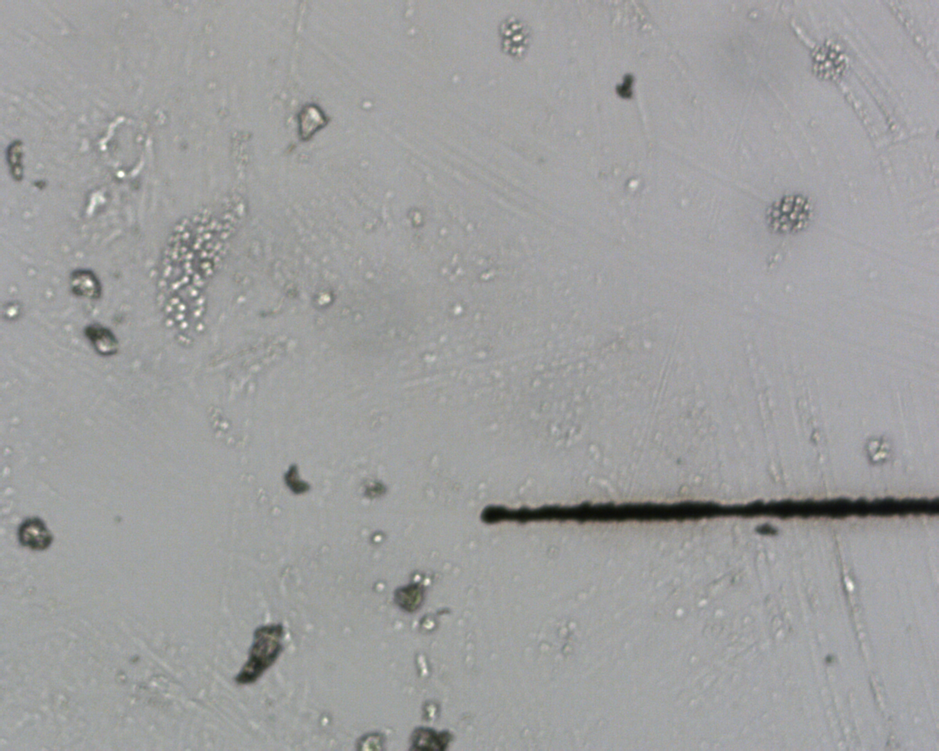
#> input picture phototest 1/phototest 1/laser_line_X20_Y-2905_20260203_204837.png, 939 x 751 px, shrunk from 1280 x 1024 before the run; its folder holds only this picture in this run
$ python process_test.py
#> lines starting #> are read from the running program, lines starting #| are printed output that depends on the picture; after the words box and inside, x2 and y2 are one past the last pixel; in counts of white or black regions, pixels touching at a corner belong together
import cv2
import numpy as np
import os
import re
import csv
from pathlib import Path


def get_subpixel_peak(grad_array, idx):
    if idx <= 0 or idx >= len(grad_array) - 1:
        return idx
    y1, y2, y3 = grad_array[idx-1], grad_array[idx], grad_array[idx+1]
    denom = 2 * (y1 - 2*y2 + y3)
    if abs(denom) < 1e-6: return idx
    return idx + (y1 - y3) / denom

def process_single_image(img_path, debug=False):
#> called with debug = False
    img = cv2.imread(str(img_path), cv2.IMREAD_GRAYSCALE)
    if img is None: return None, None

    # --- 改进1：使用自适应二值化 ---
    # 激光条纹背景可能明暗不均，自适应阈值能更好处理“靠边”的线条
    denoised = cv2.medianBlur(img, 7)
    thresh = cv2.adaptiveThreshold(denoised, 255, cv2.ADAPTIVE_THRESH_GAUSSIAN_C,
                                   cv2.THRESH_BINARY_INV, 21, 10)
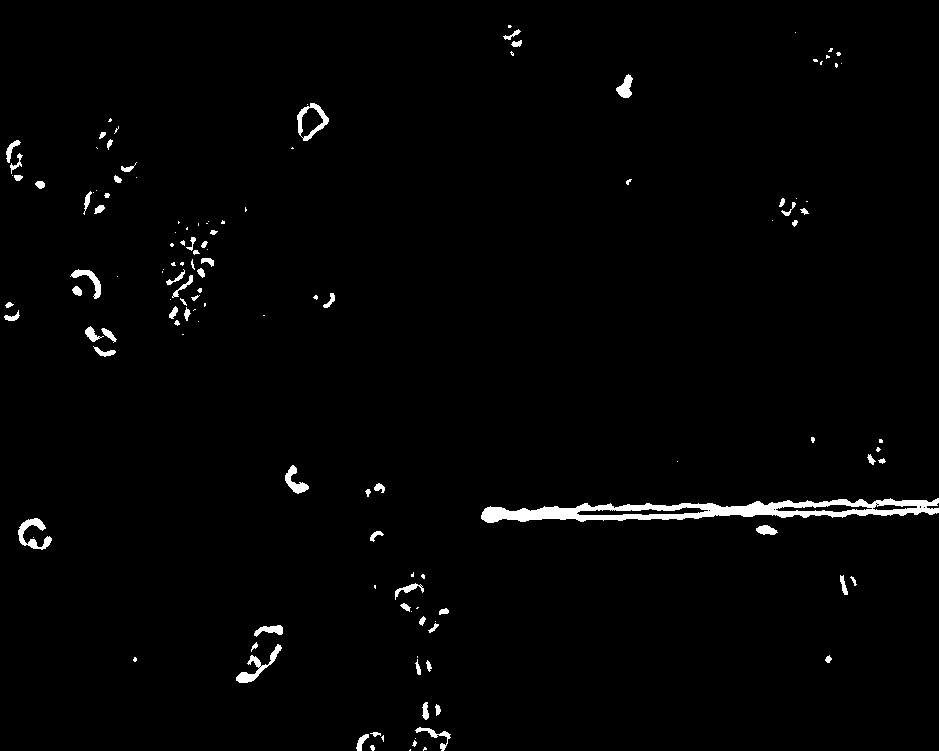
#> thresh: shape (751, 939); 1.6% white; 134 white regions (64 under 20 px)

    # --- 改进2：基于“长宽比”而非绝对像素筛选 ---
    contours, _ = cv2.findContours(thresh, cv2.RETR_EXTERNAL, cv2.CHAIN_APPROX_SIMPLE)
#> contours = 134 contours, 79 with area under 20; largest, box (x1, y1, x2, y2) and area: (481, 498, 939, 523) 5676, (297, 103, 329, 141) 738, (236, 644, 282, 683) 362, (18, 518, 52, 550) 360, (285, 465, 309, 494) 244
    valid_candidates = []
    for cnt in contours:
        x, y, w, h = cv2.boundingRect(cnt)
        aspect_ratio = w / float(h)
        # 线条应该是横向很长的，长宽比通常大于 5
        if w > 50 and aspect_ratio > 3:
            valid_candidates.append((cnt, x, y, w, h))
#> this loop made 134 passes
#> (x, y, w, h, aspect_ratio) on passes 2 to 9: (423, 747, 4, 4, 1), (370, 745, 5, 6, 0.833), (412, 740, 5, 7, 0.714), (415, 738, 1, 1, 1), (381, 735, 3, 7, 0.429), (356, 734, 13, 17, 0.765), (370, 732, 11, 5, 2.2), (415, 727, 36, 24, 1.5)
#> after the loop, valid_candidates = 1 item

    if not valid_candidates: return None, None

    # 取最长的那条线
    main_cnt, x, y, w, h = max(valid_candidates, key=lambda b: b[3])
#> main_cnt = contour of 380 points, box (x1, y1, x2, y2) (481, 498, 939, 523), area 5676; x = 481; y = 498; w = 458; h = 25

    # --- 改进3：拓宽 Y 轴剖面搜索范围 ---
    widths = []
    blurred = cv2.GaussianBlur(img, (5, 5), 0).astype(float)

    # 增加边缘裕度，防止倾斜导致采样点漏掉边缘
    margin = 30
    for cur_x in range(x + 10, x + w - 10, 10):
        y_s, y_e = max(0, y - margin), min(img.shape[0], y + h + margin)
        profile = blurred[y_s:y_e, cur_x]

        if len(profile) < 10: continue
        grad = np.diff(profile)
        idx_t, idx_b = np.argmin(grad), np.argmax(grad)

        if idx_b > idx_t:
            # 亚像素插值
            sub_t = get_subpixel_peak(grad, idx_t)
            sub_b = get_subpixel_peak(grad, idx_b)
            width = sub_b - sub_t
            # 放宽宽度限制
            if 2 < width < 300:
                widths.append(width)
#> this loop made 44 passes
#> (idx_t, idx_b, sub_t, sub_b) on passes 1 to 8: (37, 54, 36.83, 54.5), (37, 52, 37, 52), (39, 52, 39.5, 51.9), (38, 54, 38.5, 53.83), (40, 52, 39.83, 52.25), (37, 52, 37.5, 51.83), (36, 52, 36.3, 51.7), (38, 53, 37.9, 52.75)

    if len(widths) < 3: return None, None # 降低最少采样点要求
    return np.mean(widths), np.std(widths)


'''
def get_subpixel_peak(grad_array, idx):
    """
    抛物线插值实现亚像素边缘定位
    y = ax^2 + bx + c
    """
    if idx <= 0 or idx >= len(grad_array) - 1:
        return idx
    y1, y2, y3 = grad_array[idx-1], grad_array[idx], grad_array[idx+1]

    # 分母：2 * (y1 - 2*y2 + y3)
    denom = 2 * (y1 - 2*y2 + y3)
    if abs(denom) < 1e-6:
        return idx

    # 顶点偏移量计算
    return idx + (y1 - y3) / denom

def process_single_image(img_path):
    """
    核心算法：通过轮廓锁定条纹区域，并在区域内进行亚像素线宽测量
    """
    # 1. 读取图像
    img = cv2.imread(str(img_path), cv2.IMREAD_GRAYSCALE)
    if img is None:
        return None, None

    # 2. 预处理：去除背景杂质
    # 使用中值滤波有效剔除细小的激光飞溅黑点，而不模糊条纹边缘
    denoised = cv2.medianBlur(img, 5)

    # 3. 定位条纹区域 (ROI)
    # 使用大津法(OTSU)自动二值化，寻找黑色条纹
    _, thresh = cv2.threshold(denoised, 0, 255, cv2.THRESH_BINARY_INV + cv2.THRESH_OTSU)

    # 寻找轮廓
    contours, _ = cv2.findContours(thresh, cv2.RETR_EXTERNAL, cv2.CHAIN_APPROX_SIMPLE)
    if not contours:
        return None, None

    # 筛选面积最大的轮廓（即条纹本体）
    main_contour = max(contours, key=cv2.contourArea)
    x, y, w, h = cv2.boundingRect(main_contour)

    # 过滤：如果检测到的物体太小（如只是个杂质），则跳过
    if w < 50 or h < 5:
        return None, None

    # 4. 精细测量
    widths = []
    # 预平滑用于梯度计算（减少单像素噪声）
    blurred = cv2.GaussianBlur(img, (5, 5), 0).astype(float)

    # 在条纹占据的 X 范围内采样，避开两端 10% 的边缘畸变区
    sample_start_x = x + int(w * 0.1)
    sample_end_x = x + int(w * 0.9)

    # 遍历采样列
    for cur_x in range(sample_start_x, sample_end_x, 5):
        # 提取当前列的 Y 方向剖面，高度适当延伸以覆盖边缘
        roi_y_up = max(0, y - 15)
        roi_y_down = min(img.shape[0], y + h + 15)
        profile = blurred[roi_y_up:roi_y_down, cur_x]

        # 计算一阶梯度 (寻找亮度变化最剧烈的地方)
        gradient = np.diff(profile)

        # 上边缘：由白变黑（梯度最小值/负向峰值）
        idx_top = np.argmin(gradient)
        # 下边缘：由黑变白（梯度最大值/正向峰值）
        idx_bottom = np.argmax(gradient)

        # 逻辑检查：上边缘必须在下边缘之上
        if idx_bottom > idx_top:
            # 亚像素修正
            sub_top = get_subpixel_peak(gradient, idx_top)
            sub_bottom = get_subpixel_peak(gradient, idx_bottom)

            line_width = sub_bottom - sub_top

            # 这里的阈值根据您的实际条纹宽度调整（通常在5-150像素之间）
            if 5 < line_width < 200:
                widths.append(line_width)

    # 5. 结果返回
    if len(widths) < 5:
        return None, None

    return np.mean(widths), np.std(widths)
'''
def batch_process(folder_path, output_csv):
    """
    批量处理逻辑
    """
    pattern = re.compile(r'X(-?\d+)')
    results = []
    image_extensions = ('.jpg', '.png', '.bmp', '.tif', '.jpeg')

    folder = Path(folder_path)
    files = [f for f in folder.iterdir() if f.suffix.lower() in image_extensions]

    print(f"--- 开始处理 ---")
    print(f"目标目录: {folder_path}")
    print(f"发现图片: {len(files)} 张")

    for file_path in files:
        fname = file_path.name
        match = pattern.search(fname)
        x_velocity = match.group(1) if match else "Unknown"

        avg_w, std_w = process_single_image(file_path)

        if avg_w is not None:
            results.append({
                'filename': fname,
                'x_velocity': x_velocity,
                'avg_width_px': round(avg_w, 4),
                'std_dev_px': round(std_w, 4)
            })
            print(f"[成功] {fname} -> 宽度: {avg_w:.2f} px")
#| [成功] laser_line_X20_Y-2905_20260203_204837.png -> 宽度: 16.24 px
        else:
            print(f"[跳过] {fname} (无法识别有效条纹)")

    # 写入 CSV
    if results:
        keys = ['filename', 'x_velocity', 'avg_width_px', 'std_dev_px']
        with open(output_csv, 'w', newline='', encoding='utf-8') as f:
            dict_writer = csv.DictWriter(f, fieldnames=keys)
            dict_writer.writeheader()
            dict_writer.writerows(results)
        print(f"\n--- 处理完毕 ---\n结果已保存至: {output_csv}")
    else:
        print("\n未发现有效数据，未生成CSV。")

# --- 执行入口 ---
if __name__ == "__main__":
    # 配置您的路径
    # 建议使用 r'' 原始字符串防止路径转义错误
    input_folder = r'D:\\ccd\\phototest 1\\phototest 1'
    output_name = 'laser_analysis_results.csv'

    if not os.path.exists(input_folder):
        print(f"错误: 找不到文件夹 {input_folder}")
    else:
        batch_process(input_folder, output_name)

$ run again, on phototest 1/phototest 1/laser_line_X24_Y-2905_20260203_205058.png
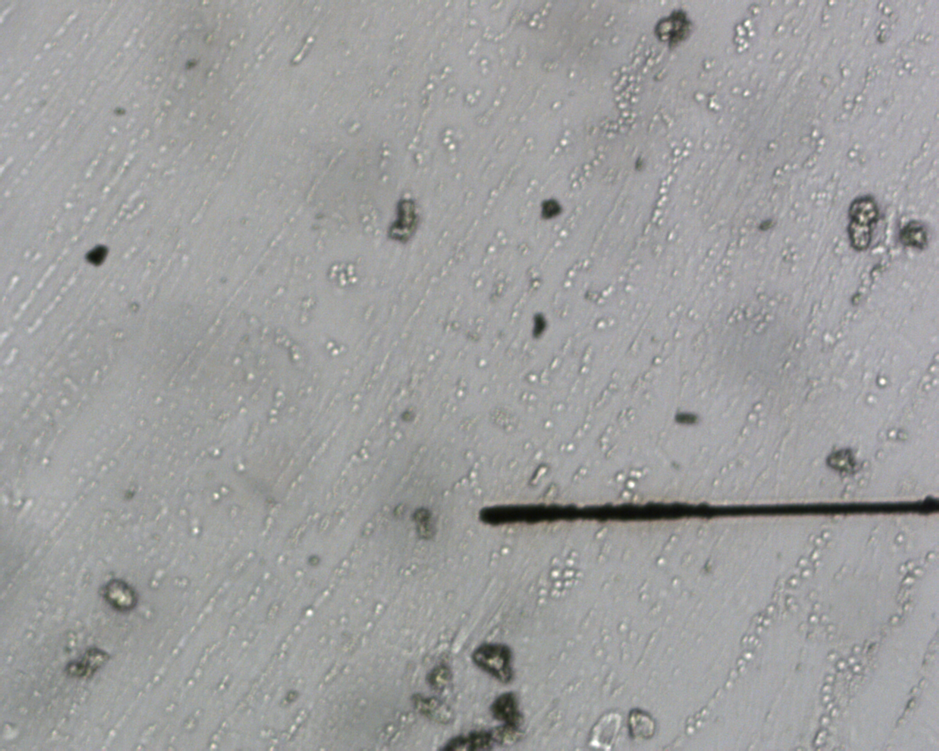
#> input picture phototest 1/phototest 1/laser_line_X24_Y-2905_20260203_205058.png, 939 x 751 px, shrunk from 1280 x 1024 before the run
#> in process_single_image, `thresh = cv2.adaptiveThreshold(denoised, 255, cv2.ADAPTIVE_THRESH_GAUS..`:
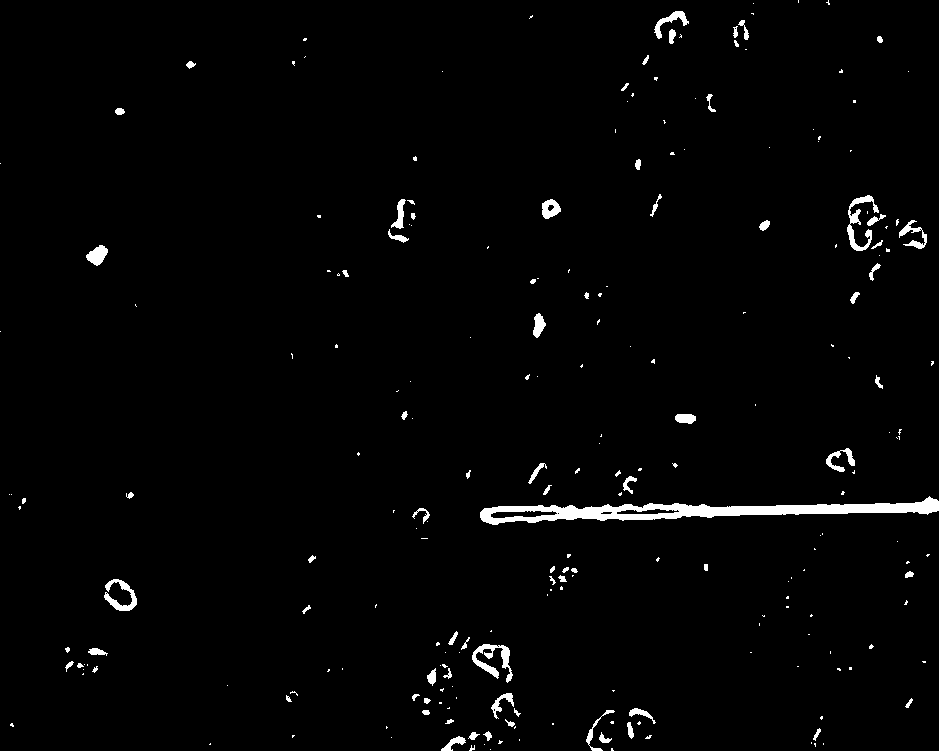
#> thresh: shape (751, 939); 1.8% white; 234 white regions (154 under 20 px)
#> contours = 234 contours, 175 with area under 20; largest, box (x1, y1, x2, y2) and area: (480, 496, 939, 525) 5002, (472, 644, 513, 683) 466, (847, 195, 879, 251) 425, (104, 579, 137, 611) 344, (86, 245, 108, 266) 254
#> the loop in process_single_image, `for cnt in contours:` made 234 passes
#> (x, y, w, h, aspect_ratio) on passes 1 to 3: (490, 749, 1, 1, 1), (611, 748, 3, 3, 1), (469, 745, 6, 6, 1)
#> after the loop in process_single_image, `for cnt in contours:`: valid_candidates = 1 item
#> main_cnt = contour of 237 points, box (x1, y1, x2, y2) (480, 496, 939, 525), area 5002
#> the loop in process_single_image, `for cur_x in range(x + 10, x + w - 10, 10):` made 44 passes
#> (idx_t, idx_b, sub_t, sub_b) on passes 1 to 8: (40, 57, 39.9, 57.21), (38, 58, 38.33, 57.7), (38, 56, 37.7, 56.17), (38, 55, 37.9, 55), (37, 57, 37.3, 56.9), (37, 55, 36.83, 55.1), (38, 55, 37.9, 55.25), (38, 53, 38.5, 53.1)
#| [成功] laser_line_X24_Y-2905_20260203_205058.png -> 宽度: 13.70 px

$ run again, on phototest 1/phototest 1/laser_line_X25_Y-2905_20260203_205131.png
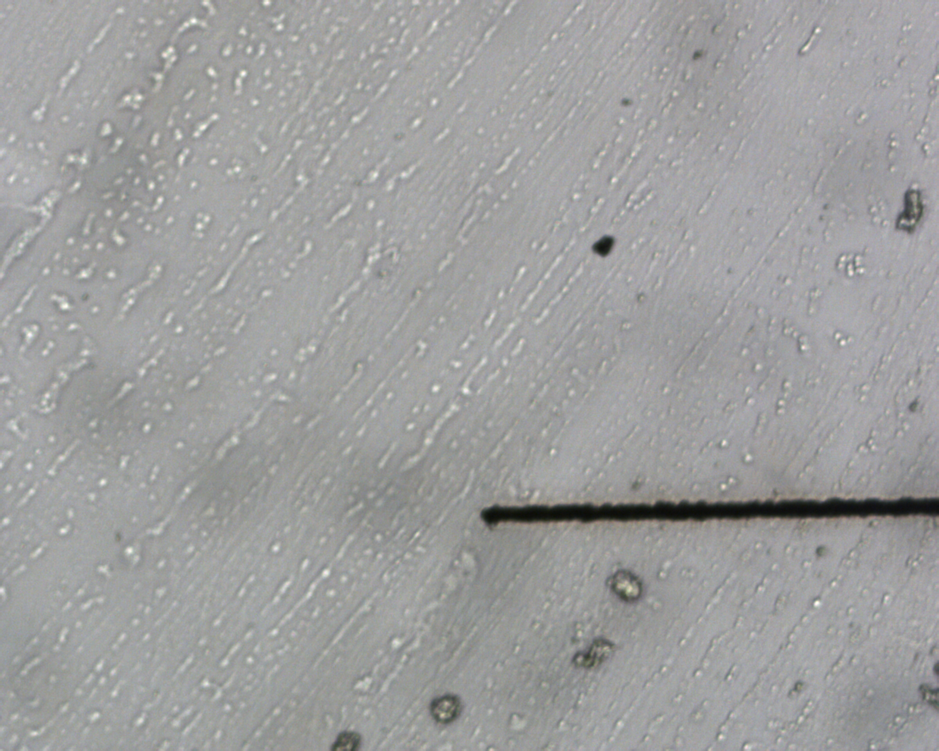
#> input picture phototest 1/phototest 1/laser_line_X25_Y-2905_20260203_205131.png, 939 x 751 px, shrunk from 1280 x 1024 before the run
#> in process_single_image, `thresh = cv2.adaptiveThreshold(denoised, 255, cv2.ADAPTIVE_THRESH_GAUS..`:
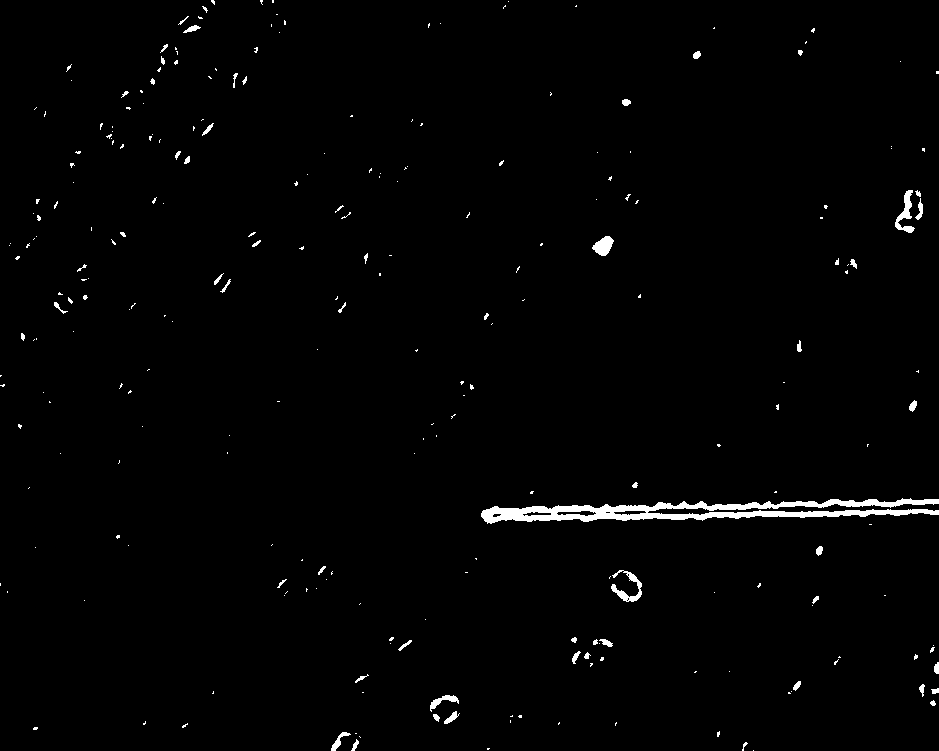
#> thresh: shape (751, 939); 1.3% white; 256 white regions (199 under 20 px)
#> contours = 256 contours, 226 with area under 20; largest, box (x1, y1, x2, y2) and area: (481, 498, 939, 524) 4654, (895, 190, 915, 233) 272, (611, 570, 642, 602) 266, (592, 236, 614, 256) 246, (430, 695, 459, 712) 132
#> the loop in process_single_image, `for cnt in contours:` made 256 passes
#> (x, y, w, h, aspect_ratio) on passes 1, 3, 4: (753, 750, 1, 1, 1), (742, 742, 6, 9, 0.667), (351, 739, 8, 12, 0.667)
#> after the loop in process_single_image, `for cnt in contours:`: valid_candidates = 1 item
#> main_cnt = contour of 545 points, box (x1, y1, x2, y2) (481, 498, 939, 524), area 4654
#> the loop in process_single_image, `for cur_x in range(x + 10, x + w - 10, 10):` made 44 passes
#> (idx_t, idx_b, sub_t, sub_b) on passes 1 to 8: (38, 54, 37.9, 54.5), (38, 52, 37.88, 52.5), (38, 52, 37.83, 52.1), (38, 53, 38.21, 53.17), (36, 53, 36.5, 53.5), (36, 52, 36.1, 52.5), (38, 53, 37.75, 52.7), (36, 52, 35.83, 52.21)
#| [成功] laser_line_X25_Y-2905_20260203_205131.png -> 宽度: 16.75 px

$ run again, on phototest 1/phototest 1/laser_line_X26_Y-2905_20260203_205203.png
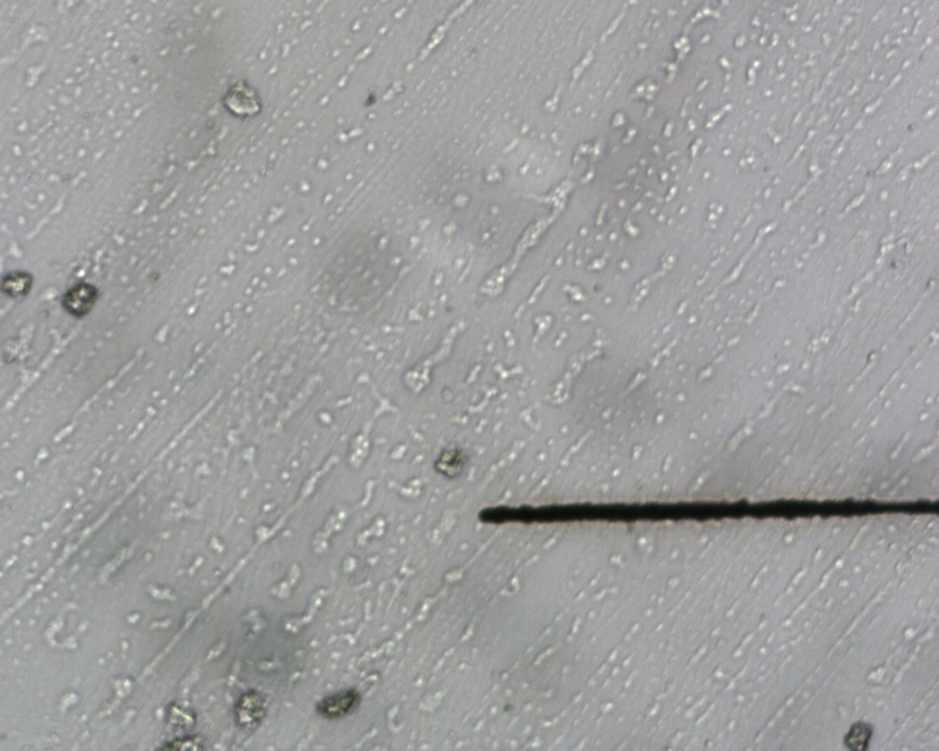
#> input picture phototest 1/phototest 1/laser_line_X26_Y-2905_20260203_205203.png, 939 x 751 px, shrunk from 1280 x 1024 before the run
#> in process_single_image, `thresh = cv2.adaptiveThreshold(denoised, 255, cv2.ADAPTIVE_THRESH_GAUS..`:
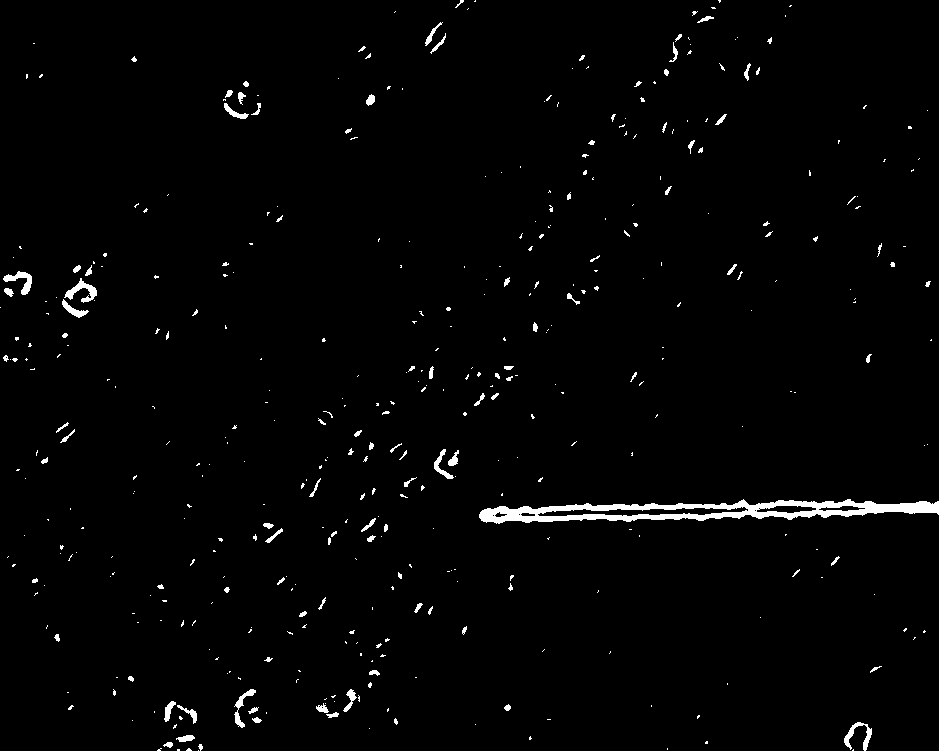
#> thresh: shape (751, 939); 1.7% white; 428 white regions (324 under 20 px)
#> contours = 428 contours, 374 with area under 20; largest, box (x1, y1, x2, y2) and area: (479, 499, 939, 524) 5984, (64, 278, 97, 303) 248, (3, 271, 32, 295) 222, (844, 722, 872, 751) 210, (234, 689, 256, 728) 172
#> the loop in process_single_image, `for cnt in contours:` made 428 passes
#> (x, y, w, h, aspect_ratio) on passes 1, 6, 7: (198, 750, 1, 1, 1), (157, 748, 5, 3, 1.67), (198, 744, 5, 7, 0.714)
#> after the loop in process_single_image, `for cnt in contours:`: valid_candidates = 1 item
#> main_cnt = contour of 349 points, box (x1, y1, x2, y2) (479, 499, 939, 524), area 5984
#> the loop in process_single_image, `for cur_x in range(x + 10, x + w - 10, 10):` made 44 passes
#> (idx_t, idx_b, sub_t, sub_b) on passes 1 to 8: (38, 53, 37.67, 52.83), (36, 54, 35.83, 53.9), (37, 52, 37.33, 52), (37, 52, 37.1, 51.79), (35, 54, 35.5, 53.75), (37, 53, 36.83, 53.5), (35, 53, 35.5, 53), (35, 52, 34.83, 51.75)
#| [成功] laser_line_X26_Y-2905_20260203_205203.png -> 宽度: 16.39 px
